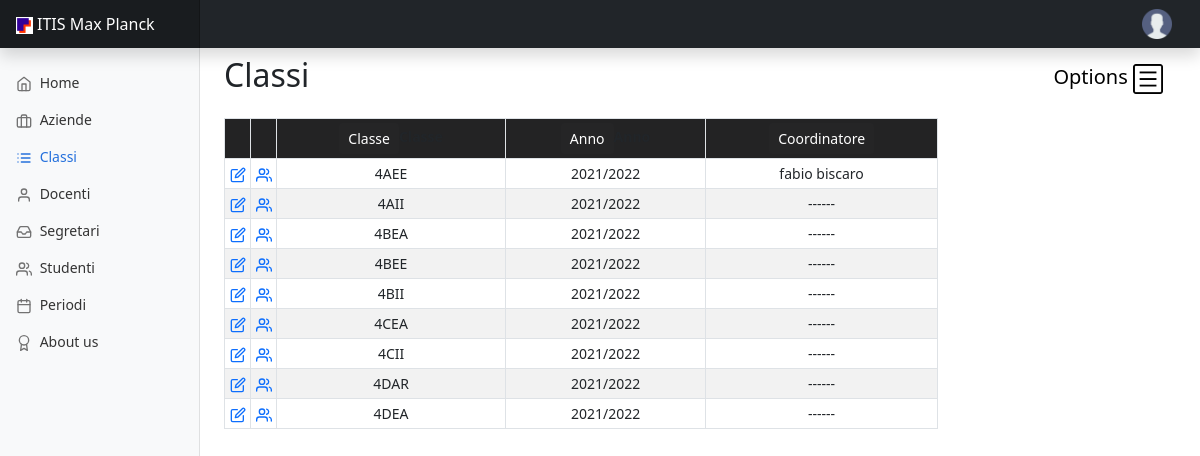
Before: /classi.php (signed in) with the older database file.
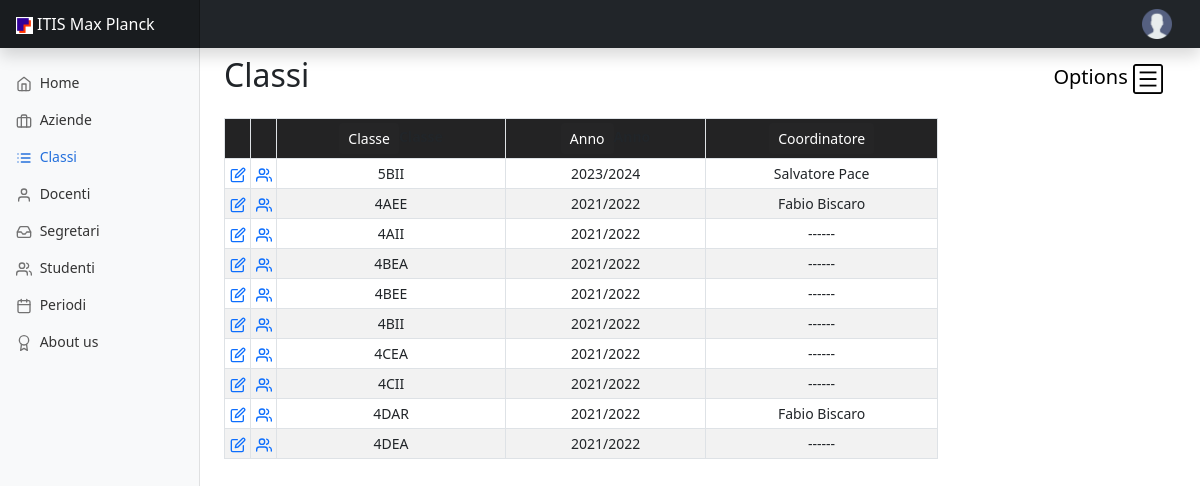
After: the same page with the newer database file.
### tables this page shows
CREATE TABLE `persona` (
  `id` int NOT NULL,
  `nome` varchar(80) NOT NULL,
  `cognome` varchar(80) NOT NULL,
  `datanascita` date DEFAULT NULL,
  `codicefiscale` varchar(16) NOT NULL,
  `sesso` char(1) NOT NULL,
  `cellulare` varchar(13) NOT NULL,
  `login` varchar(100) DEFAULT NULL,
  `password` varchar(100) DEFAULT NULL,
  `al_matricola` varchar(20) DEFAULT NULL,
  `al_cittadinanza` varchar(30) DEFAULT NULL,
  `cap` varchar(5) DEFAULT NULL,
  `telefono` varchar(20) DEFAULT NULL,
  `email` varchar(100) NOT NULL,
  `indirizzo` varchar(100) DEFAULT NULL,
  `residenza` varchar(100) DEFAULT NULL,
  `provincia` varchar(2) DEFAULT NULL,
  `tut_idazienda` int DEFAULT NULL
);

CREATE TABLE `classe` (
  `id` int NOT NULL,
  `id_docente` int DEFAULT NULL,
  `sezione` varchar(10) NOT NULL,
  `anno` varchar(9) NOT NULL
);

### classi.php (the view, shortened to what this page needs)
<!doctype html>
<html lang="en">
  <head>
    <?php require("Include/head.php");?>
  </head>
  <body>
<?php require("Include/navbar.php")?>
<div class="container-fluid">
  <div class="row">
    <?php require("Include/menu.php");?>
    <main class="col-md-9 ms-sm-auto col-lg-10 px-md-4">
    <nav class="navbar">
                <h1 class="h2">Classi</h1>
                <button class="navbar-toggler" type="button" data-bs-toggle="offcanvas" data-bs-target="#offcanvasNavbar" aria-controls="offcanvasNavbar">
                    Options
                    <span class="navbar-toggler-icon" style="background-image: url('Images/option_icon.png');"></span>
                </button>
            </nav>
    <nav class="navbar col-md-9"  >
                <?php
      $sql= "select nome,cognome,classe.* from persona right join classe on classe.id_docente = persona.id order by anno desc,sezione asc limit 100;";
              $stmt = $conn->prepare($sql);
              $stmt->execute();
              $result = $stmt->get_result();
           if($result->num_rows > 0){
                echo '<div class="col-md-12 justify-content-center">';
                echo '<table class="table table-striped table-bordered table-sm table-responsive" style="text-align:center">';
                    echo '<tr bgcolor="#252526">';
                    echo '<th style="width: 3.66%"></th>';
                    echo '<th style="width: 3.66%"></th>';
                    echo '<th ><input class="btn btn-sm" style="background-color:#252526; color:#ffffff" type="submit" name="ordinaNome" value="Classe"/>Classe</th>';
                    echo '<th ><input class="btn btn-sm" style="background-color:#252526; color:#ffffff" type="submit" name="ordinaAnno" value="Anno"/>Anno</th>';
                    echo '<th ><input class="btn btn-sm" style="background-color:#252526; color:white" type="submit" name="ordinaCognome" value="Coordinatore"/></th>';
                    echo "</tr>";
                   while($row=$result->fetch_assoc()){
                            if(is_null($row['id_docente'])){
                                   $docente="------";
                              }
                            else{
                                   $docente=''.$row['nome'];
                                   $docente.=' '.$row['cognome'];
                              }
                              echo'<tr id="'.$row['id'].'"><td><a href="classi-dettaglio.php?id='.htmlspecialchars($row["id"]).'"><span data-feather="edit"></span></a></td><td><a href=studenti.php?classe='.$row['sezione'].'><span data-feather="users"></span></a></td><td>'.$row['sezione'].'</td><td>'.$row['anno'].'</td><td>'.$docente.'</td>';
      }
    }
      echo "</table>";
    ?>
</nav>
</main>
</body>
    </html>

Changed rows visible on the page:
no longer on this page (row edited): classe: sezione "4DAR", anno "2021/2022", id_docente "------"
added persona: classe.sezione "5BII", classe.anno "2023/2024", docente "Salvatore Pace"
now on one of the page's lists (row edited): persona: classe.sezione "4DAR", classe.anno "2021/2022", docente "Fabio Biscaro"
changed persona "4AEE": docente "fabio biscaro" → "Fabio Biscaro"
